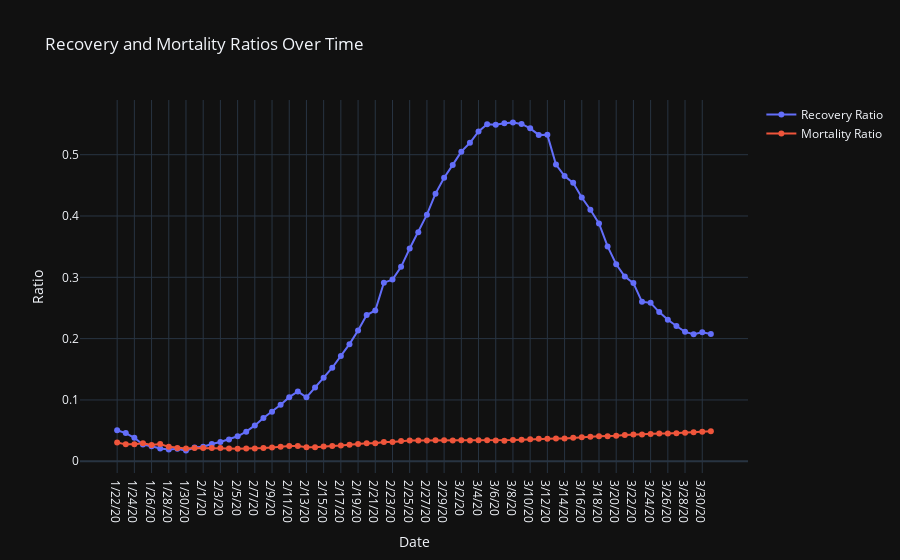

The code cell stored with this chart in its notebook:
### Code cell
fig = go.Figure()
fig.add_trace(go.Scatter(x=covid_time['date'], y=covid_time['recovered_ratio'], mode='lines+markers', name='Recovery Ratio'))
fig.add_trace(go.Scatter(x=covid_time['date'], y=covid_time['death_ratio'], mode='lines+markers', name='Mortality Ratio'))
fig.update_layout(template = 'plotly_dark', title = 'Recovery and Mortality Ratios Over Time')
fig.update_xaxes(title = 'Date')
fig.update_yaxes(title = 'Ratio')
fig.show()
